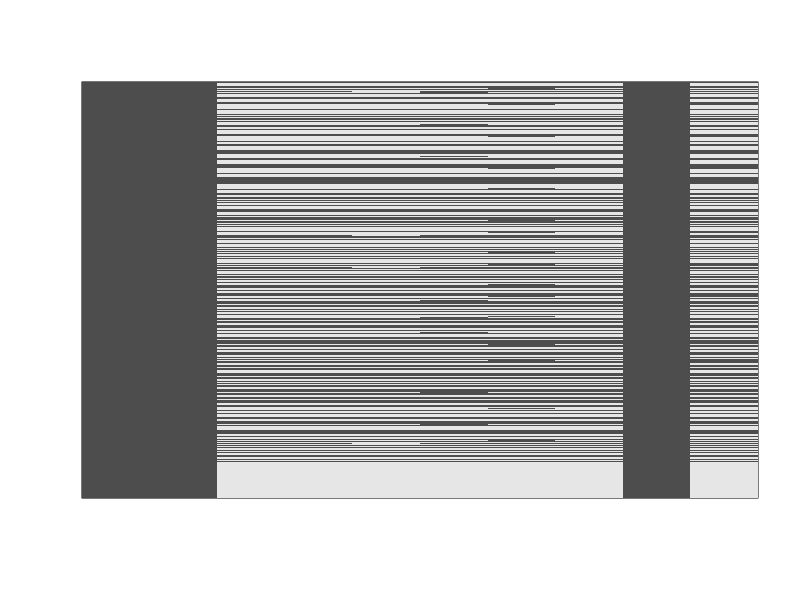
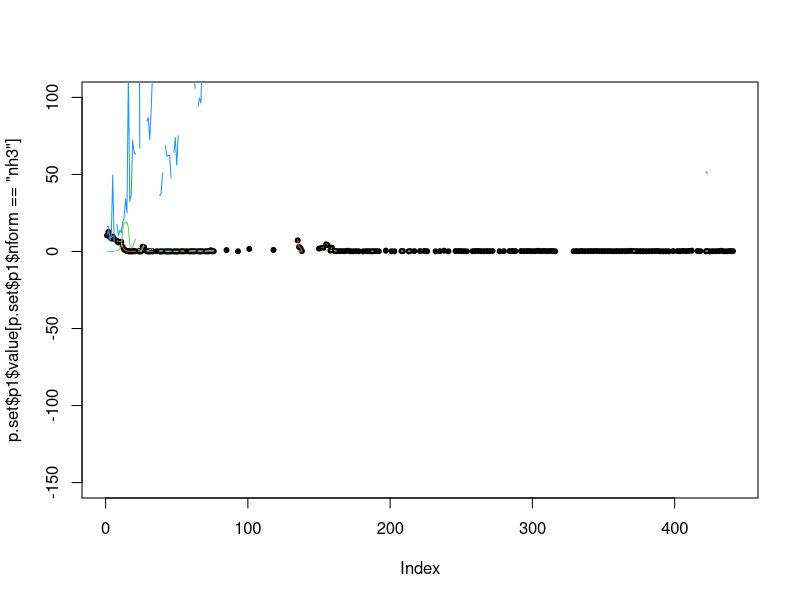

Here is the R script that generated these plots, in order:
# overview

rm(list = ls())

df = read.csv('preped_data.csv', header = T, stringsAsFactors = F)
df$date = as.Date(df$date, format = '%Y-%m-%d')
df$nform = factor(df$nform)
df$variable = factor(df$variable)
str(df)

plot.na = function(df,col=NULL,...){
  df = is.na(df)
  if(is.null(col)){col=grey.colors(2)}
  image(t(apply(df,2,rev)),col=grey.colors(2),yaxt="n",xaxt="n",xlab="",ylab="",...)
}



# super general summary ---------------------------------------------------

str(df)
dim(df)
plot.na(df)
lapply(df, function(x) length(unique(x)))
head(df)


# some plots --------------------------------------------------------------

p.set = split(df, df$variable)

plot(p.set$p1$value[p.set$p1$nform == 'nh3'], ylim = c(-150,100), pch = 20)
j = 1
for(i in c('nh4', 'no2', 'no3')){
  j = j + 1
  lines(p.set$p1$value[p.set$p1$nform == i], col = j)
  print(length(p.set$p1$value[p.set$p1$nform == i]) - sum(is.na(p.set$p1$value[p.set$p1$nform == i])))
}
